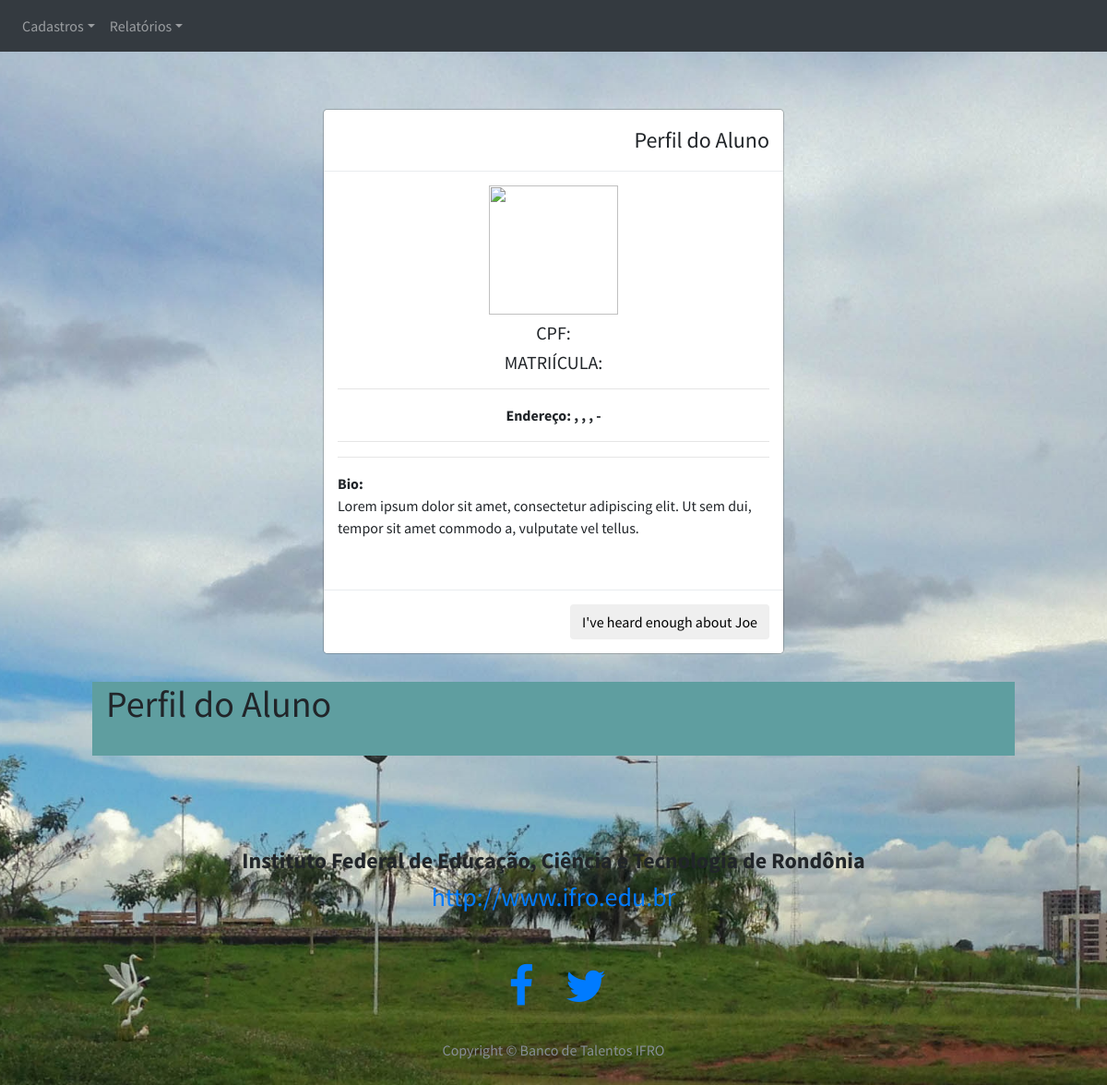
Before: /viewAluno/2/ with the older database file.
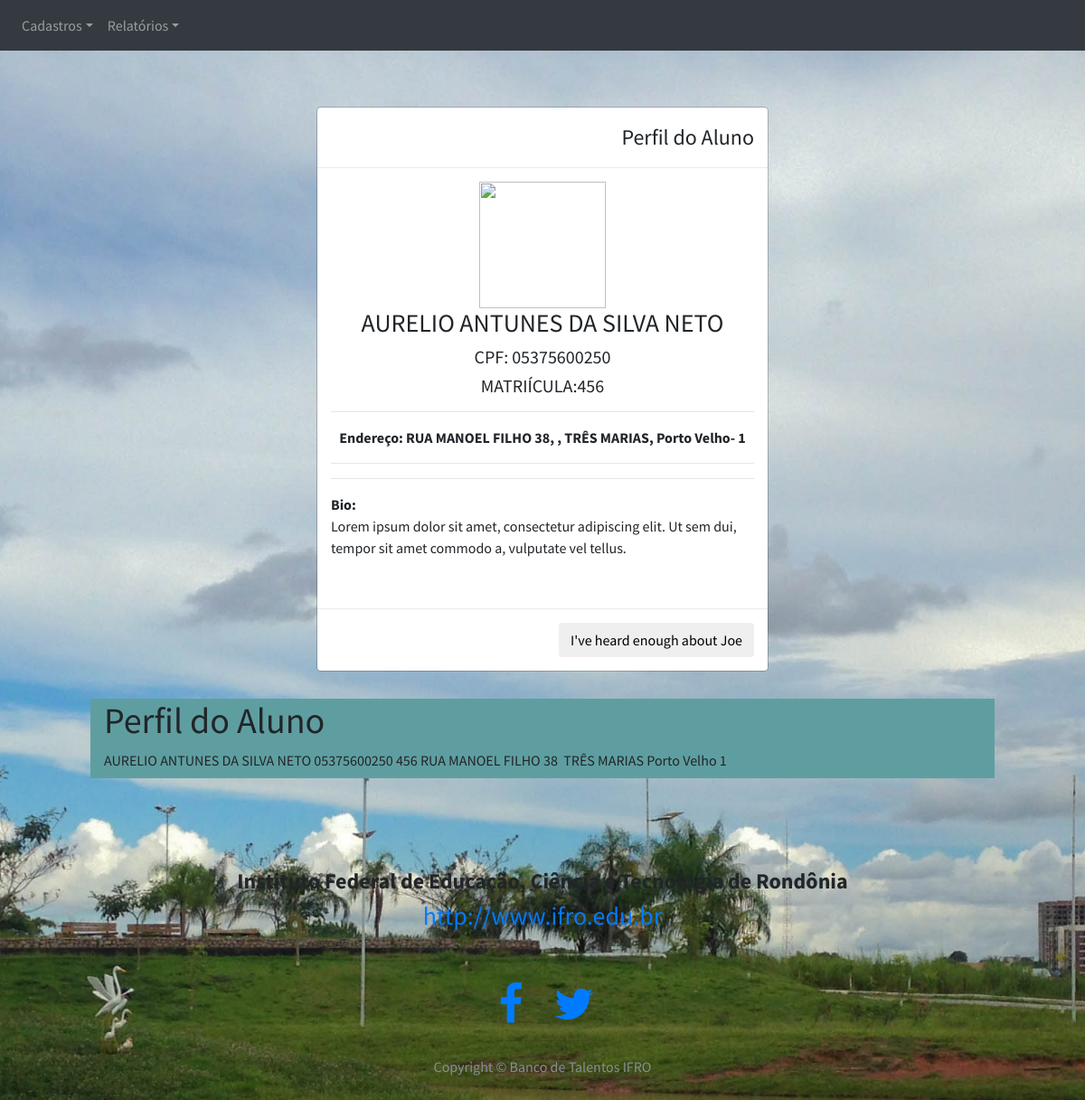
After: the same page with the newer database file.
### models.py (models this page shows, shortened)
class Pessoa(db.Model):
    __tablename__ = "pessoas"
    __table_args__ = {'extend_existing': True}
    __mapper_args__ = {'polymorphic_identity': 'pessoa'}
    id = db.Column(db.Integer, autoincrement=True, primary_key=True)
    nome        = db.Column(db.String(100))
    endereco    = db.Column(db.String(50))
    num         = db.Column(db.String(10))
    complemento = db.Column(db.String(40))
    bairro      = db.Column(db.String(50))
    cidade      = db.Column(db.String(50))
    uf          = db.Column(db.String(50))
    telefone    = db.Column(db.String(15))
    email    = db.Column(db.String(15), unique= True)
    password = db.Column(db.String(10))
    tipo     = db.Column(db.Integer)  # 1 para IFRO - 2 para VISITANTE

class Aluno(Pessoa):
    __tablename__ = "alunos"
    __table_args__ = {'extend_existing': True}
    __mapper_args__ = {'polymorphic_identity': 'aluno'}
    id = db.Column(db.Integer, db.ForeignKey('pessoas.id'), primary_key=True)
    cpf = db.Column(db.String(11))
    matricula = db.Column(db.Integer)

### app.py (the view)
@app.route('/viewAluno/<idAluno>/')
def viewAluno(idAluno):
    aluno = models.Aluno.query.filter_by(id=idAluno).first()
    return render_template('viewAluno.html', aluno=aluno)

### app.py (called while the page is built)
@login_manager.request_loader
def request_loader(request):
    email = request.form.get('email')
    if email not in users:
        return #'Não existe o e-mail {} cadastrado no banco'.format(email)
    user = User()
    user.id = email
    return user

### templates/viewAluno.html (shortened to what this page needs)
{% extends 'base_ifro_view_edit.html' %}
{% block conteudo %}
<br>
<br>
<div class="modal-dialog">
    <div class="modal-content">
        <div class="modal-header">
            <button type="button" class="close" data-dismiss="modal" aria-hidden="true"></button>
            <h4 class="modal-title" id="myModalLabel">Perfil do Aluno</h4>
            </div>
        <div class="modal-body">
            <center>
                <img src="https://encrypted-tbn2.gstatic.com/images?q=tbn:ANd9GcRbezqZpEuwGSvitKy3wrwnth5kysKdRqBW54cAszm_wiutku3R" name="aboutme" width="140" height="140" border="0" class="img-circle"></a>
                <h3 class="media-heading">{{ aluno.nome}}</h3>
                <h5 class="media-heading">CPF: {{ aluno.cpf}}</h5>
                <h5 class="media-heading">MATRIÍCULA:{{ aluno.matricula}}</h5>
                <hr>
                <span><strong>Endereço: {{ aluno.endereco}}</strong></span>
                <span><strong>{{ aluno.num}}, </strong></span>
                <span><strong>{{ aluno.complemento}}, </strong></span>
                <span><strong>{{ aluno.bairro}}, </strong></span>
                <span><strong>{{ aluno.cidade}}-</strong></span>
                <span><strong>{{ aluno.uf}}</strong></span>
                <hr>
            </center>
            <hr>
            <center>
            <p class="text-left"><strong>Bio: </strong><br>
                Lorem ipsum dolor sit amet, consectetur adipiscing elit. Ut sem dui, tempor sit amet commodo a, vulputate vel tellus.</p>
            <br>
            </center>
        </div>
        <div class="modal-footer">
            <center>
            <button type="button" class="btn btn-default" data-dismiss="modal">I've heard enough about Joe</button>
            </center>
        </div>
    </div>
</div>
<div class="container col-md-10" >
    <div class="row">
        <div class="col-md-12" style="background: cadetblue">
            <h1>Perfil do Aluno</h1>
            <label for="exampleInputEmail1">{{ aluno.nome}}</label>
            <label for="exampleInputEmail1">{{ aluno.cpf}}</label>
            <label for="exampleInputEmail1">{{ aluno.matricula}}</label>
            <label for="exampleInputEmail1">{{ aluno.endereco}}</label>
            <label for="exampleInputEmail1">{{ aluno.num}}</label>
            <label for="exampleInputEmail1">{{ aluno.bairro}}</label>
            <label for="exampleInputEmail1">{{ aluno.cidade}}</label>
            <label for="exampleInputEmail1">{{ aluno.uf}}</label>
        </div>
    </div>
</div>
{% endblock %}

Changed rows visible on the page:
now on this page (row edited): Pessoa: nome "AURELIO ANTUNES DA SILVA NETO", endereco "RUA MANOEL FILHO", num "38", bairro "TRÊS MARIAS", cidade "Porto Velho", uf "1"
added Aluno: cpf "05375600250", matricula "456"
